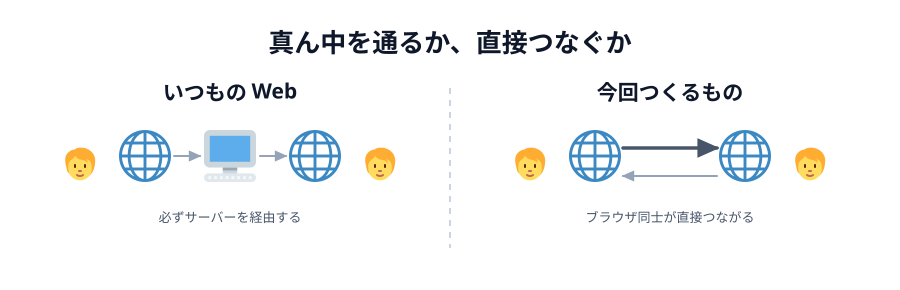

This chart was generated by the following Python code:
# 00-thumbnail.svg
# スキーマ: SPLITTING（2つのやり方を左右に並べる）
# どちらも両端にいるのは人。真ん中にサーバーが居るかどうかだけが違う

import sys
sys.path.insert(0, "/Users/seekseep/.claude/skills/genfig")
from genfig import Canvas, PALETTE

c = Canvas(900, 290)
c.text(450, 52, "真ん中を通るか、直接つなぐか", scale="xl")

c.text(230, 100, "いつもの Web", scale="lg")
c.emoji("1f9d1", 62, 146, 36)
c.emoji("1f310", 119, 130, 52)
c.emoji("1f5a5", 204, 130, 52)
c.emoji("1f310", 289, 130, 52)
c.emoji("1f9d1", 362, 146, 36)
c.connector(174, 156, 200, 156, primary=False)
c.connector(260, 156, 286, 156, primary=False)
c.text(230, 222, "必ずサーバーを経由する", scale="sm")

c.raw('<line x1="450" y1="88" x2="450" y2="248" stroke="#cbd5e1" stroke-width="2" stroke-dasharray="6 6"/>')

c.text(670, 100, "今回つくるもの", scale="lg")
c.emoji("1f9d1", 512, 146, 36)
c.emoji("1f310", 569, 130, 52)
c.emoji("1f310", 719, 130, 52)
c.emoji("1f9d1", 792, 146, 36)
c.connector(623, 148, 717, 148)
c.connector(717, 176, 623, 176, primary=False)
c.text(670, 222, "ブラウザ同士が直接つながる", scale="sm")

c.save("00-thumbnail.svg")
